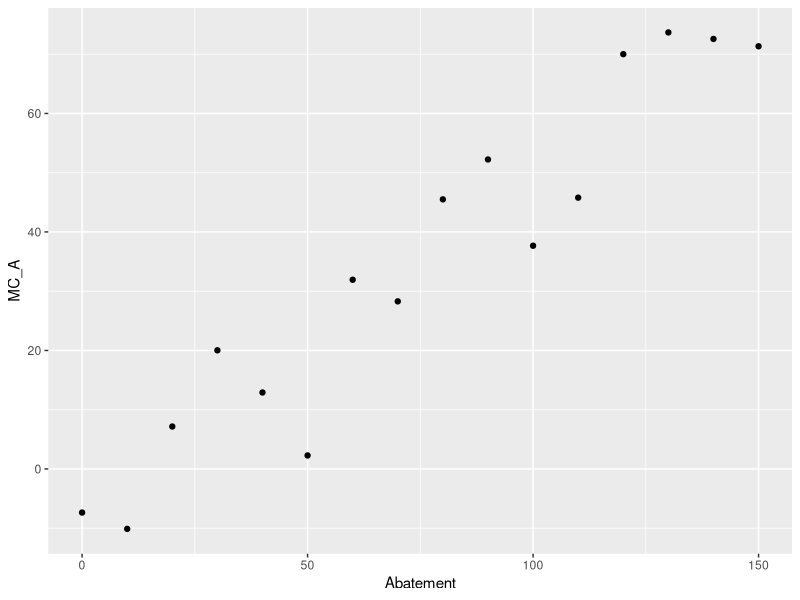
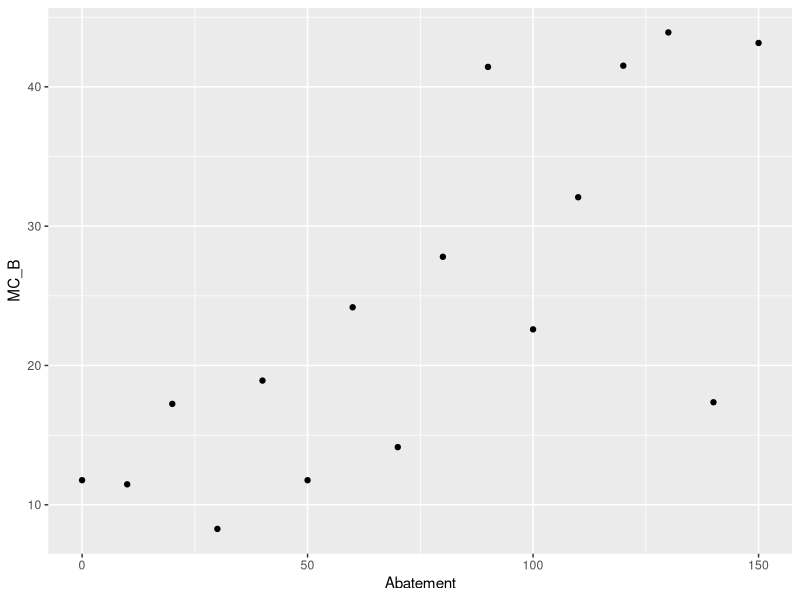
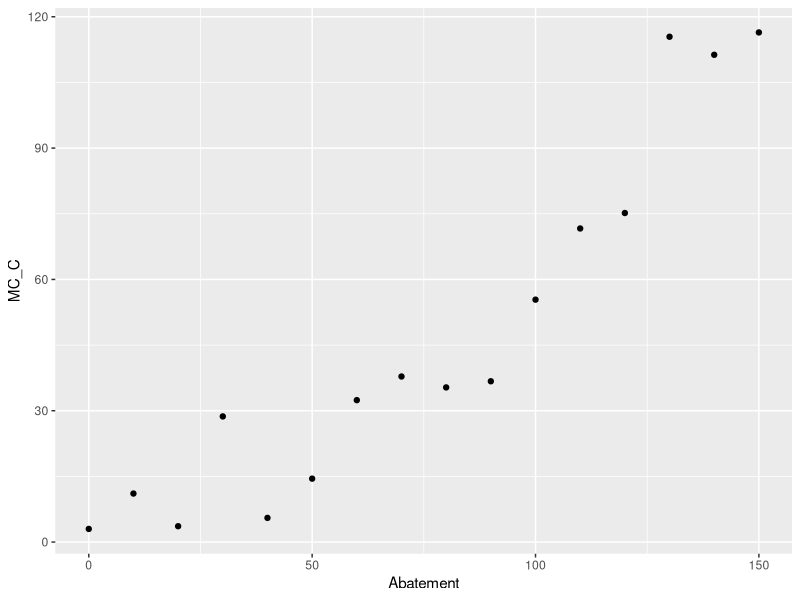
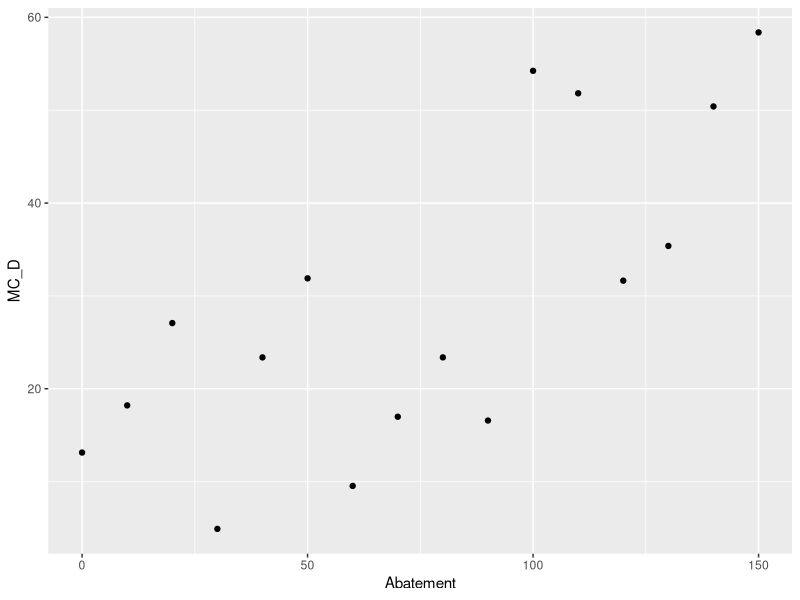
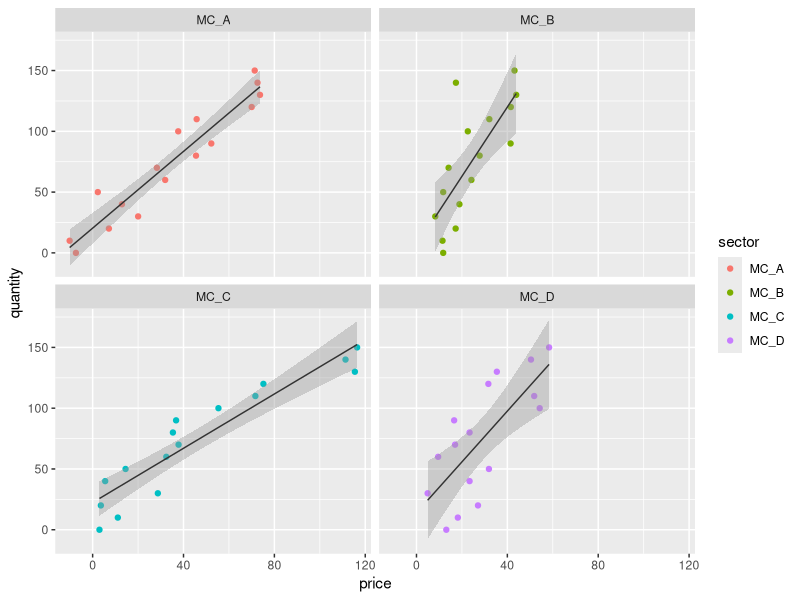

Generate these figures, in order, with R:
## ---- chunk 1
knitr::opts_chunk$set(echo = TRUE)
## ---- chunk 2

library(tidyverse)
library(reshape2)

carbon_abate <- read_csv("HW4Data.csv")

carbon_tidy <- melt(carbon_abate[c('Abatement',  'MC_A', 'MC_B', 'MC_C', 'MC_D')], id.vars = 1) %>% rename(quantity = Abatement,
         sector = variable, 
         price = value)
  
## ---- chunk 3
#Visualize the data

sector_A <- ggplot(carbon_abate, aes(x = Abatement, y = MC_A)) +
  geom_point()
sector_A

sector_B <- ggplot(carbon_abate, aes(x = Abatement, y = MC_B)) +
  geom_point()
sector_B

sector_C <- ggplot(carbon_abate, aes(x = Abatement, y = MC_C)) +
  geom_point()
sector_C

sector_D <- ggplot(carbon_abate, aes(x = Abatement, y = MC_D)) +
  geom_point()
sector_D


## ---- chunk 4
#Linear Models for each sector

model_A <- lm(MC_A ~ Abatement, data = carbon_abate)
summary(model_A)

model_B <- lm(MC_B ~ Abatement, data = carbon_abate)
summary(model_B)

model_C <- lm(MC_C ~ Abatement, data = carbon_abate)
summary(model_C)

model_D <- lm(MC_D ~ Abatement, data = carbon_abate)
summary(model_D)

#Marginal cost of abatement graphs

mc_graph <- ggplot(carbon_tidy, aes(x = price, y = quantity)) +
  geom_point(aes(color = sector))+
  facet_wrap(~sector)+
  geom_smooth(method = lm, se = TRUE, size = 0.5, color = "gray20")
mc_graph

## ---- chunk 5



## ---- chunk 6
#determine demand curves

#calculating the y-intercept
A_demand_price <- (model_A$coefficients[1] + model_A$coefficients[2]*180)
A_demand_price

B_demand_price <- (model_B$coefficients[1] + model_B$coefficients[2]*200)
B_demand_price

C_demand_price <- (model_C$coefficients[1] + model_C$coefficients[2]*220)
C_demand_price

D_demand_price <- (model_D$coefficients[1] + model_D$coefficients[2]*300)
D_demand_price

## ---- chunk 7
#Demand curves

#create a dataframe
A_price <- c(A_demand_price)
A_carbon <- c(180)
A_dataframe <- data.frame(A_carbon, A_price)

A_demand <- lm(A_price ~ A_carbon, data = A_dataframe)
summary(A_demand)
